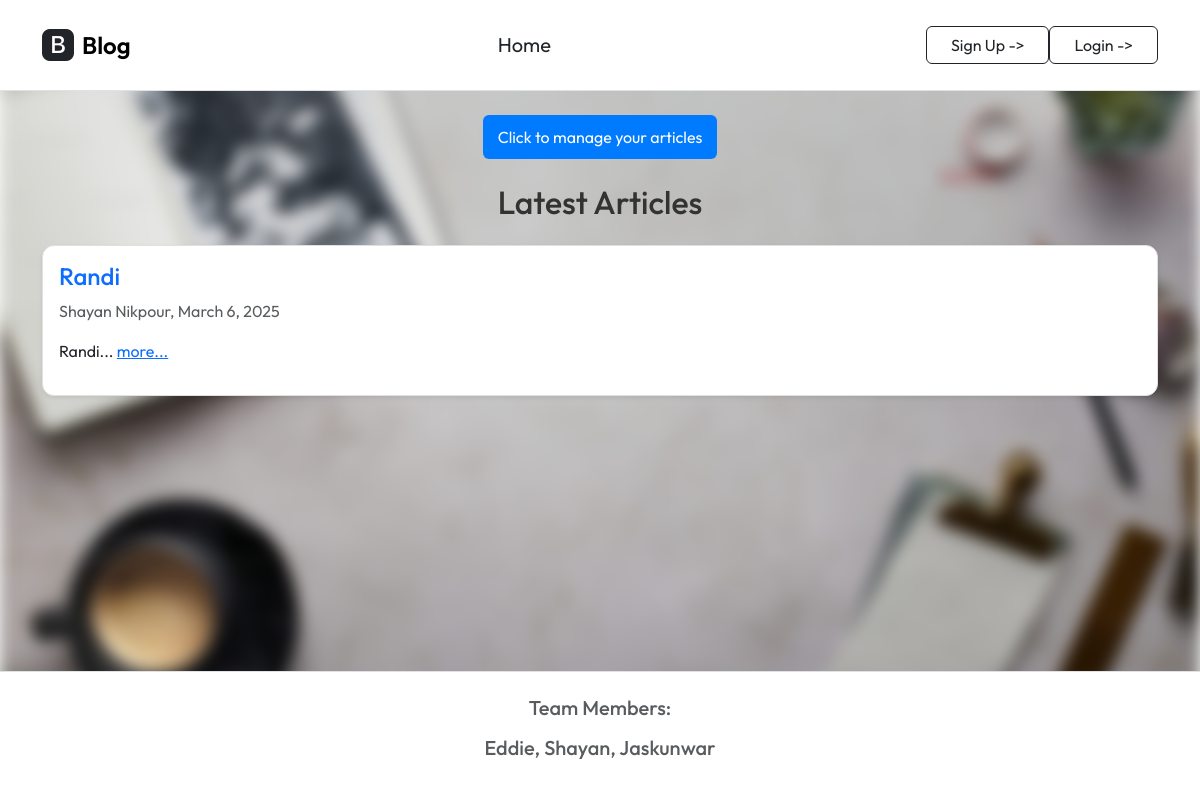
Before: / with the older database file.
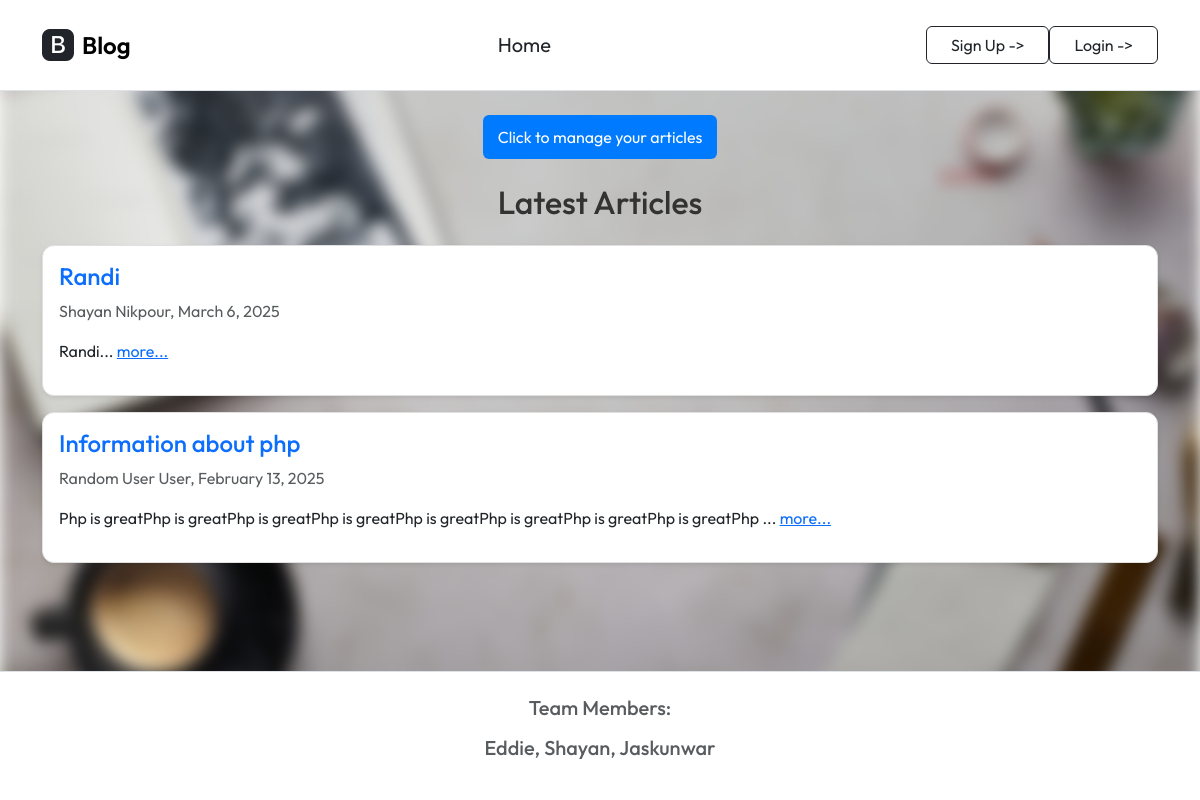
After: the same page with the newer database file.
### tables this page shows
CREATE TABLE Articles (
    ArticleId INTEGER PRIMARY KEY AUTOINCREMENT,
    ArticleTitle VARCHAR(80),
    ArticleBody VARCHAR(500),

    CreateDate DATE,
    StartDate DATE,
    EndDate DATE,

    ContributerUsername VARCHAR(80)
);

### index.php (the view, shortened to what this page needs)
<?php
$db = new SQLite3('info.db');
$current_date = date('Y-m-d');
$query = "SELECT Articles.*, Users.FirstName, Users.LastName
          FROM Articles
          JOIN Users ON Articles.ContributerUsername = Users.Username
          WHERE StartDate <= '$current_date' AND EndDate >= '$current_date'
          ORDER BY CreateDate DESC";
$results = $db->query($query);
?>
<?php include('./inc/inc_header.php'); ?>
<div class="background-blur"></div>
<div class="container mt-4">
    <div class="text-center">
        <a href="write.php" class="btn btn-primary btn-lg">Click to manage your articles</a>
    </div>
</div>
<div class="container mt-4">
    <h2 class="text-center mb-4">Latest Articles</h2>
    <?php while ($row = $results->fetchArray(SQLITE3_ASSOC)) { ?>
        <div class="card mb-3 p-3 shadow-sm">
            <h4 class="text-primary"><?= htmlspecialchars($row['ArticleTitle']) ?></h4>
            <p class="text-muted">
                <?= htmlspecialchars($row['FirstName'] . ' ' . $row['LastName']) ?>, <?= date("F j, Y", strtotime($row['CreateDate'])) ?>
            </p>
            <p>
                <span id="preview_<?= $row['ArticleId'] ?>">
                    <?= substr($row['ArticleBody'], 0, 100) ?>...
                </span>
                <a href="javascript:void(0);" class="text-primary" onclick="toggleArticle(<?= $row['ArticleId'] ?>)">
                    <span id="toggle_<?= $row['ArticleId'] ?>">more...</span>
                </a>
            </p>
        </div>
    <?php } ?>
</div>
<?php include('./inc/inc_footer.php'); ?>

### inc/inc_header.php (shortened to what this page needs)
<!DOCTYPE html>
<html lang="en">
<head>
    <link href="https://cdn.jsdelivr.net/npm/bootstrap@5.3.3/dist/css/bootstrap.min.css" rel="stylesheet">
    <link rel="stylesheet" href="https://cdn.jsdelivr.net/npm/bootstrap-icons@1.11.0/font/bootstrap-icons.css">
    <link rel="stylesheet" href="inc/style.css">
</head>
<body>
    <nav class="navbar navbar-expand-lg bg-white border-bottom py-3">
        <div class="container">
            <a class="navbar-brand d-flex align-items-center" href="home.php">
                <i class="bi bi-bootstrap-fill fs-2 text-dark me-2"></i>
                <span class="fs-4 fw-semibold">Blog</span>
            </a>
            <div class="collapse navbar-collapse" id="mainNav">
                <ul class="navbar-nav mx-auto gap-4">
                    <li class="nav-item">
                        <a class="nav-link text-dark fs-5" href="home.php">Home</a>
                    </li>
                </ul>
                <div class="d-flex ms-lg-4" id="nav-login">
                    <?php if (isset($_SESSION['username'])) { ?>
                        <a class="btn btn-outline-dark px-4" href="logout.php">
                            Logout ->
                        </a>
                    <?php }
                    else
                    { ?>
                        <a class="btn btn-outline-dark px-4" href="register.php">
                            Sign Up ->
                        </a>
                        <a class="btn btn-outline-dark px-4" href="login.php">
                            Login ->
                        </a>
                    <?php } ?>
                </div>
            </div>
        </div>
    </nav>
</body>
</html>

### inc/inc_footer.php (shortened to what this page needs)
<body class="d-flex flex-column min-vh-100">
    <footer class="mt-auto bg-white border-top">
        <div class="container main-content">
            <div class="row py-4 justify-content-center align-items-center">
                <div class="col-md-4 mb-4 mb-md-0 text-center">
                    <h5 class="mb-3 text-body-secondary">Team Members:</h5>
                    <h5 class="mb-3 text-body-secondary">Eddie, Shayan, Jaskunwar</h5>
                </div>
            </div>
        </div>
    </footer>
</body>
</html>

### inc/style.css (style rules this page uses)
body { margin: 0; font-family: Arial, sans-serif; color: white; }
.background-blur { position: fixed; top: 0; left: 0; width: 100%; height: 100%; background: url('../images/background.jpeg') no-repeat center center fixed; background-size: cover; filter: blur(8px); z-index: -1; }
.card { background-color: white !important; border: 1px solid #e0e0e0; border-radius: 12px; box-shadow: 0 4px 10px rgba(0, 0, 0, 0.1); }
h2 { color: #333; margin-bottom: 1rem; }
.btn-primary { background: #007BFF; color: white; border: none; border-radius: 6px; font-size: 1rem; cursor: pointer; transition: 0.3s ease; padding: 10px 15px; display: inline-block; text-align: center; text-decoration: none; }

### inc/inc_header.php (style rules this page uses)
body { font-family: "Outfit", serif; font-optical-sizing: auto; font-style: normal; }
#nav-login .btn { font-family: "Outfit", sans-serif; font-weight: 500px; }

Changed rows visible on the page:
now on this page (row edited): articles: ArticleTitle "Information about php", LastName "Random User User", CreateDate "February 13, 2025", ArticleBody "Php is greatPhp is greatPhp is greatPhp is greatPhp is greatPhp is greatPhp is greatPhp is greatPhp"
